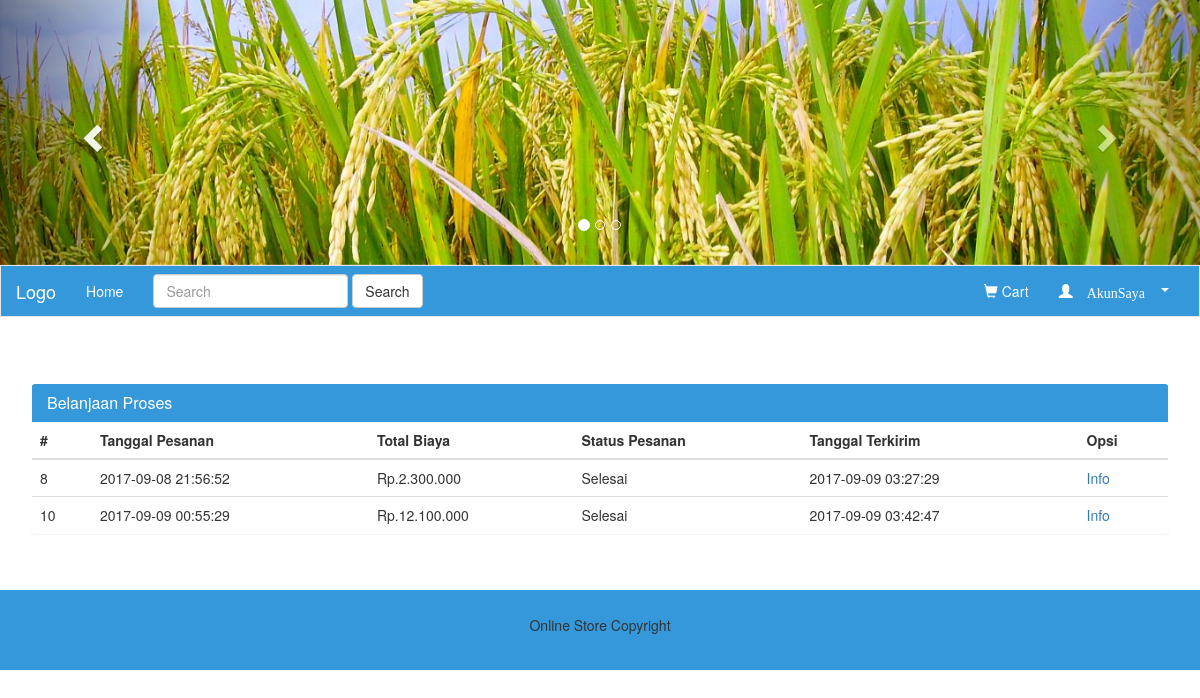
The page /order_selesai.php (signed in) on the database its author committed.
### tables this page shows
CREATE TABLE `tbl_order` (
  `id_order` int(11) NOT NULL,
  `id_customer` int(11) NOT NULL,
  `id_admin` int(11) NOT NULL,
  `no_hp` varchar(15) NOT NULL,
  `alamat` varchar(100) NOT NULL,
  `tgl_order` datetime NOT NULL,
  `desk_order` varchar(150) NOT NULL,
  `jarak` int(10) NOT NULL,
  `ongkos` int(20) NOT NULL,
  `status_order` varchar(15) NOT NULL,
  `jenis_bank` varchar(12) NOT NULL,
  `no_rek` varchar(25) NOT NULL,
  `nama_rek` varchar(25) NOT NULL,
  `nilai_transfer` int(15) NOT NULL,
  `ket_transfer` varchar(100) NOT NULL,
  `bukti_bayar` varchar(15) NOT NULL,
  `tgl_terkirim` datetime NOT NULL
);

### class/Buyer.php (called while the page is built, shortened)
<?php
	class Buyer {
		private $db;
	    function __construct($db_conn)
	    {
	        $this->db = $db_conn;
	    }
	    public function isUserLoggedIn(){
		    if(isset($_SESSION['user_session']))
		    {
		        return true;
		    }
		}
		public function getUser(){
		    try {
		        $query = $this->db->prepare("SELECT * FROM customer WHERE id_customer = :id_customer");
		        $query->bindParam(":id_customer", $_SESSION['user_session']);
		        $query->execute();
		        return $query->fetch();
		    } catch (PDOException $e) {
		        echo $e->getMessage();
		        return false;
		    }
		}
	}
?>

### order_selesai.php (the view, shortened to what this page needs)
<?php
    require_once "class/Database.php";
    require_once "class/Buyer.php";
    $jumlah_desimal = "0";
    $pemisah_desimal = ",";
    $pemisah_ribuan = ".";
?>
<?php
    include "header.php";
?>
<div class="container">
  <div class="row">
    <div class="col-md-12">
      <div class="panel panel">
        <div class="panel-heading">
          <h3 class="panel-title">Belanjaan Proses</h3>
        </div>
          <div class="table-responsive">
            <table class="table table-hover">
              <thead>
                <th>#</th>
                <th>Tanggal Pesanan</th>
                <th>Total Biaya</th>
                <th>Status Pesanan</th>
                <th>Tanggal Terkirim</th>
                <th>Opsi</th>
              </thead>
              <tbody>
                <?php
                  $tb = "SELECT * FROM tbl_order WHERE (id_customer, status_order) IN (({$datas['id_customer']}, 'Selesai')) ORDER BY status_order ASC";
                  $tbl = $db->prepare($tb);
                  $tbl->execute();
                  if($tbl->rowCount()>0)
                  {
                      while($torder=$tbl->fetch(PDO::FETCH_ASSOC))
                      {
                        $tb2 = "SELECT SUM(harga) as hargax FROM order_detail WHERE id_order={$torder['id_order']}";
                        $tbl2 = $db->prepare($tb2);
                        $tbl2->execute();
                        $total=$tbl2->fetch(PDO::FETCH_ASSOC);
                         ?>
                              <tr>
                                  <td><?php echo $torder['id_order'] ?></td>
                                  <td><?php echo $torder['tgl_order'] ?></td>
                                  <td><?php print('Rp.'.number_format($torder['ongkos']+$total['hargax'],$jumlah_desimal, $pemisah_desimal, $pemisah_ribuan)) ?></td>
                                  <td><?php echo $torder['status_order'] ?></td>
                                  <td><?php echo $torder['tgl_terkirim'] ?></td>
                                  <td><a href="info_order.php?slug=<?php print($torder['id_order']); ?>">Info</a></td>
                              </tr>
                         <?php
                      }
                  }
                ?>
              </tbody>
            </table>
          </div>
        </div>
    </div>
  </div>
</div><br>
<?php
  include "footer.php";
?>

### assets/css/style.css (style rules this page uses)
.panel-heading { background:#3498db; }
.panel-heading h3 { color:#fff; }

### assets/css/login.css (style rules this page uses)
.container { padding: 16px; }

### rows shown on the page
tbl_order: id_order "8", tgl_order "2017-09-08 21:56:52", hargax "2.300.000", status_order "Selesai", tgl_terkirim "2017-09-09 03:27:29"
tbl_order: id_order "10", tgl_order "2017-09-09 00:55:29", hargax "12.100.000", status_order "Selesai", tgl_terkirim "2017-09-09 03:42:47"
